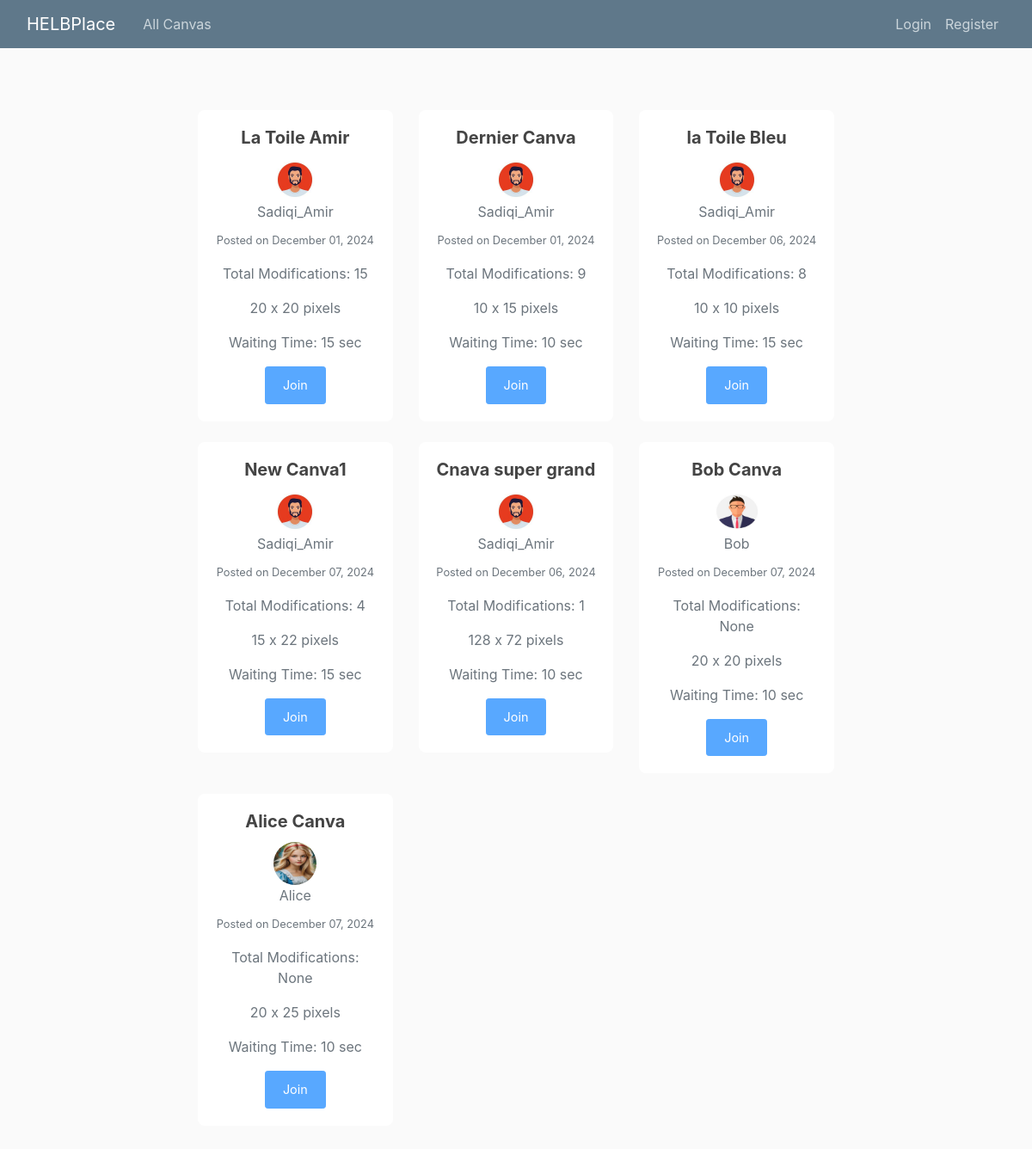
/, run on an earlier commit of the app's database.
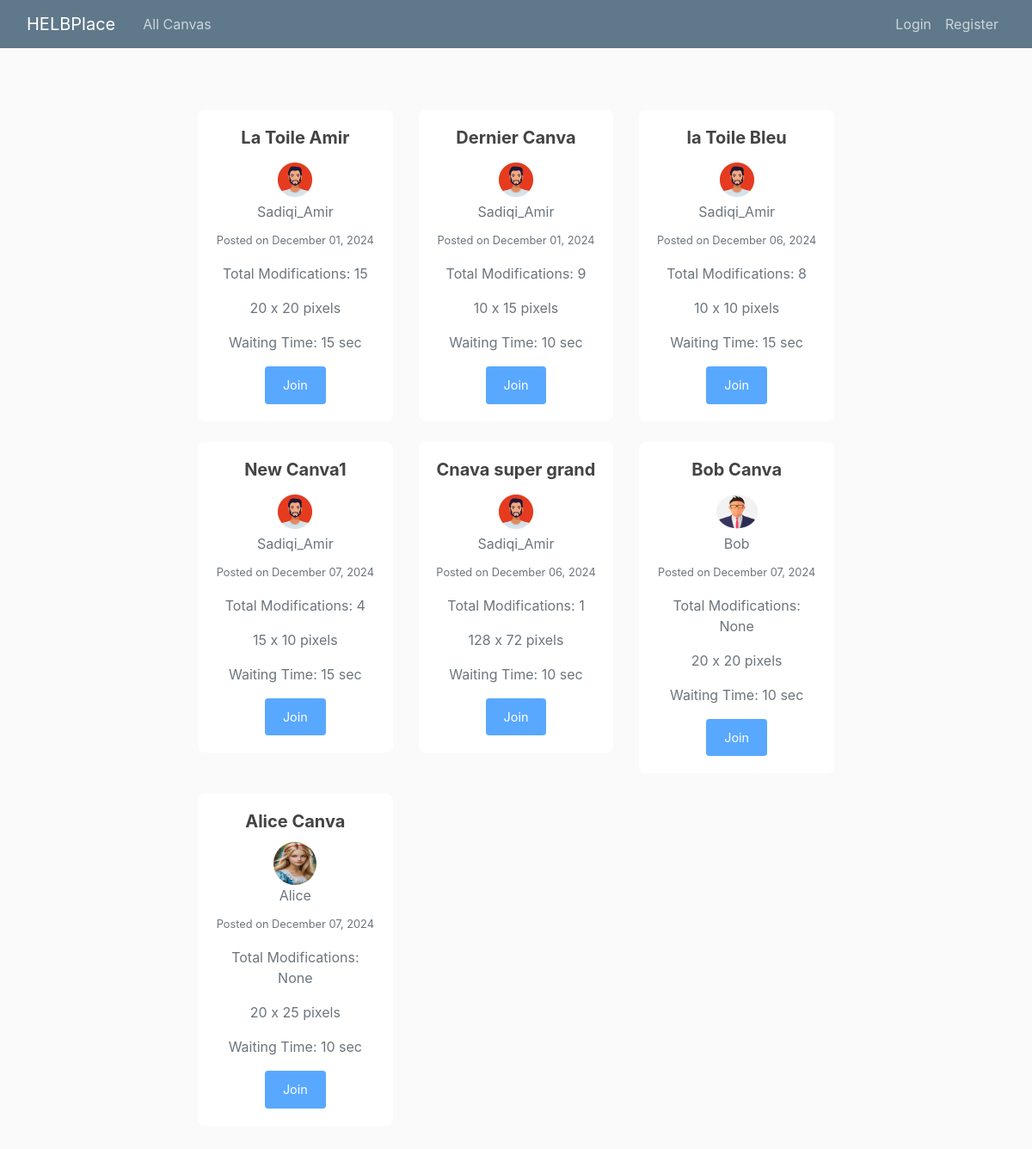
And on a later commit of the database.
### blog/models.py (models this page shows, shortened)
class Canva(models.Model):
    title = models.CharField(max_length=100)
    sizeHeight = models.IntegerField()
    sizeWidth = models.IntegerField()
    timer = models.IntegerField()
    date_posted = models.DateTimeField(default=timezone.now)
    author = models.ForeignKey(User, on_delete=models.CASCADE)

### users/models.py (models this page shows, shortened)
class Profile(models.Model):
    user=models.OneToOneField(User, on_delete=models.CASCADE) # one-to-one relationship with User model and oneToOneField is used to delete theprofile when the user is deleted
    image=models.ImageField(default='default.jpg', upload_to='profile_pics') # image field to store profile picture

### blog/views.py (the view)
# urls.py: path('', views.home, name='home'),
def home(request):
    canvases = Canva.objects.annotate(
        total_modifications=Sum('useraction__modification_count')
    ).order_by('-total_modifications')
    return render(request, 'blog/home.html', {'canvases': canvases})

### blog/templates/blog/home.html (shortened to what this page needs)
{% extends "blog/base.html" %}
{% block content %}
<div class="container my-5">
  <div class="row">
    {% for canva in canvases %}
    <div class="col-md-4 mb-4">
      <div class="card shadow-sm">
        <div class="card-body">
          <h5 class="card-title text-center">{{ canva.title }}</h5>
          <div class="text-center mb-2">
            <img class="rounded-circle" src="{{ canva.author.profile.image.url }}" alt="{{ canva.author }}" style="width: 50px; height: 50px;">
            <p class="text-muted mb-0">{{ canva.author }}</p>
          </div>
          <p class="text-muted text-center"><small>Posted on {{ canva.date_posted|date:"F d, Y" }}</small></p>
          <p class="text-center text-muted">Total Modifications: {{ canva.total_modifications }}</p>
          <p class="text-center text-muted">{{ canva.sizeHeight }} x {{ canva.sizeWidth }} pixels</p>
          <p class="text-center text-muted">Waiting Time: {{ canva.timer }} sec</p>
          <div class="d-flex justify-content-center">
            {% if user.is_authenticated %}
              <a href="{% url 'canva-detail' canva.id %}" class="btn btn-primary btn-sm">Join</a>
            {% else %}
              <button class="btn btn-primary btn-sm" disabled>Join</button>
            {% endif %}
          </div>
        </div>
      </div>
    </div>
    {% endfor %}
  </div>
</div>
{% endblock %}

What changed in the data, as far as the page shows it:
changed Canva "New Canva1": sizeWidth "22" → "10"
